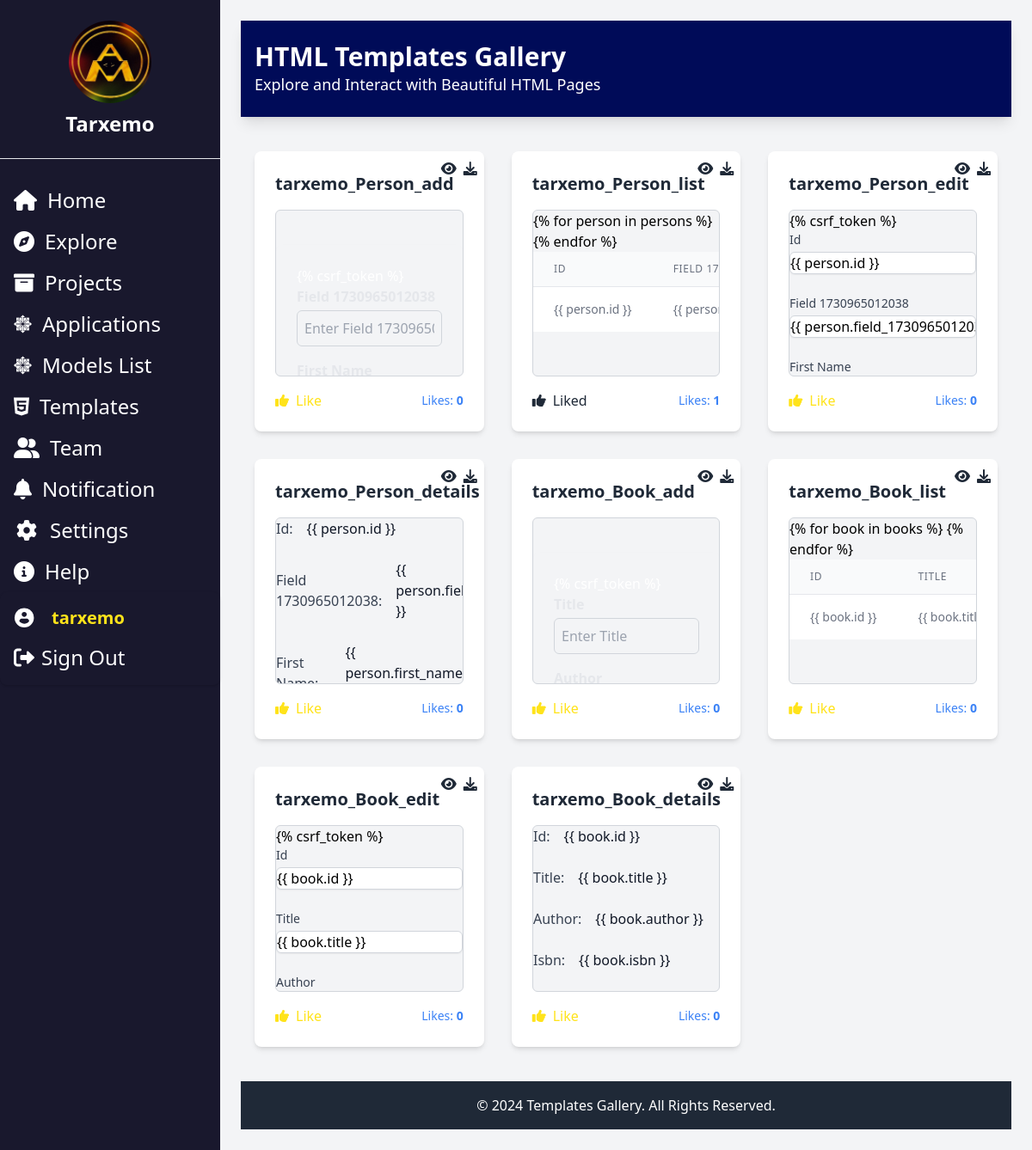
Page /idd/templates/ (signed in) on the committed database.
### authApp/models.py (models this page shows, shortened)
class CustomUser(AbstractBaseUser, PermissionsMixin):
    email = models.EmailField(unique=True)
    first_name = models.CharField(max_length=30, blank=True)
    last_name = models.CharField(max_length=30, blank=True)
    is_active = models.BooleanField(default=True)
    is_staff = models.BooleanField(default=False)
    username = models.CharField(max_length=100, unique=True, null=True, blank=True)
    objects = CustomUserManager()
    USERNAME_FIELD = 'email'
    REQUIRED_FIELDS = []

### idd/models.py (models this page shows, shortened)
class Template(models.Model):
    CATEGORY_CHOICES = [
    ('LOGIN_PAGE', 'Login Page'),
    ('REGISTRATION_PAGE', 'Registration Page'),
    ('FORGOT_PASSWORD_PAGE', 'Forgot Password Page'),
    ('TWO_FACTOR_AUTHENTICATION_PAGE', 'Two-Factor Authentication Page'),
    ('LANDING_PAGE', 'Landing Page'),
    ('HOME_PAGE', 'Home Page'),
    ('SPLASH_PAGE', 'Splash Page'),
    ('NAVIGATION_BAR', 'Navigation Bar'),
    ('SIDEBAR_MENU', 'Sidebar Menu'),
    ('DROPDOWN_MENU', 'Dropdown Menu'),
    ('ABOUT_PAGE', 'About Page'),
    ('BLOG_PAGE', 'Blog Page'),
    ('PORTFOLIO_PAGE', 'Portfolio Page'),
    ('GALLERY_PAGE', 'Gallery Page'),
    ('FAQ_PAGE', 'FAQ Page'),
    ('USER_DASHBOARD', 'User Dashboard'),
    ('ADMIN_DASHBOARD', 'Admin Dashboard'),
    ('ANALYTICS_DASHBOARD', 'Analytics Dashboard'),
    ('PROFILE_PAGE', 'Profile Page'),
    ('USER_SETTINGS_PAGE', 'User Settings Page'),
    ('CONTACT_FORM_PAGE', 'Contact Form Page'),
    ('FEEDBACK_FORM_PAGE', 'Feedback or Review Form Page'),
    ('SUBSCRIPTION_FORM_PAGE', 'Subscription Form Page'),
    ('PRODUCT_LISTING_PAGE', 'Product Listing Page'),
    ('PRODUCT_DETAILS_PAGE', 'Product Details Page'),
    ('SHOPPING_CART_PAGE', 'Shopping Cart Page'),
    ('CHECKOUT_PAGE', 'Checkout Page'),
    ('PAGE_404', '404 Page'),
    ('PAGE_500', '500 Page'),
    ('MAINTENANCE_PAGE', 'Maintenance Page'),
    ('TERMS_CONDITIONS_PAGE', 'Terms and Conditions Page'),
    ('PRIVACY_POLICY_PAGE', 'Privacy Policy Page'),
    ('COMING_SOON_PAGE', 'Coming Soon Page'),
    ('UNDER_CONSTRUCTION_PAGE', 'Under Construction Page'),
    ('SEARCH_RESULTS_PAGE', 'Search Results Page'),
    ('FILE_UPLOAD_PAGE', 'File Upload Page'),
    ('DOWNLOAD_PAGE', 'Download Page'),
    ('EVENT_PAGE', 'Event Page'),
    ('FORUM_PAGE', 'Forum or Discussion Page'),
    ('CHAT_PAGE', 'Message or Chat Page'),
    ('TESTIMONIAL_PAGE', 'Testimonial Page'),
    ('DEFAULT', 'default'),
]
    application = models.ForeignKey(Application, on_delete=models.CASCADE)
    name = models.CharField(max_length=100, unique=True)
    category = models.CharField(max_length=50, choices=CATEGORY_CHOICES, null=True, blank=True)
    owner = models.ForeignKey(CustomUser, on_delete=models.CASCADE, related_name="user", null=True)

### idd/views.py (the view)
# urls.py: path('templates/', templates_gallery, name='templates_gallery'),
def templates_gallery(request):
    user = request.user  # Get the current logged-in user
    templates = Template.objects.annotate(
        like_count=Count('likes'),
        user_liked=Exists(
            Like.objects.filter(template=OuterRef('pk'), user=user)
        )
    )
    parent_id = request.GET.get('parent_id')
    destination_id = request.GET.get('destination_id')
    source_id = request.GET.get('source_id')
    if source_id is not None and destination_id is not None:
        print("**************************************")
        copy_template(source_id, destination_id)
        return redirect("template_detail", destination_id)
    templates_with_html = [
        {
            'id': template.id,
            'name': template.name,
            'like_count': template.like_count,
            'user_liked': template.user_liked,
            'html': generate_template_by_id(template.id),
        }
        for template in templates
    ]
    return render(request, 'templates_gallery.html', {'templates': templates_with_html})

### authApp/autoLogoutMiddleware.py (called while the page is built, shortened)
    def __call__(self, request):
        if request.user.is_authenticated:
            last_activity = request.session.get('last_activity')
            current_time = now()
            request.session['last_activity'] = current_time.isoformat()
        return self.get_response(request)

### idd/templates/templates_gallery.html (shortened to what this page needs)
{% extends 'homepage.html' %}
{% load static %}
{% block content %}
<div class="bg-gray-100 text-gray-800">
  <header class="bg-[#000B58] text-white py-6 shadow-lg">
    <div class="container mx-auto px-4">
      <h1 class="text-3xl font-bold">HTML Templates Gallery</h1>
      <p class="text-lg text-[var(--primary-light)]">
        Explore and Interact with Beautiful HTML Pages
      </p>
    </div>
  </header>
  <div class="container mx-auto px-4 py-10">
    <div class="grid grid-cols-1 sm:grid-cols-2 lg:grid-cols-3 gap-8">
      {% for template in templates %}
      <div class="bg-white rounded-lg shadow-md hover-shadow p-6 relative">
        <h2 class="text-xl font-bold text-[var(--primary-dark)] mb-4">
          {{ template.name }}
        </h2>
        <div class="bg-gray-100 border border-gray-300 rounded-md overflow-hidden mb-4">
          <iframe srcdoc="{{ template.html }}" class="w-full h-48"></iframe>
        </div>
        <div class="flex justify-between items-center">
            {% if template.user_liked %}
            <button
              class="like-button flex items-center gap-2 text-[var(--primary-light)]"
              data-template-id="{{ template.id }}"
              id="btn_id_{{ template.id }}"
              onclick="toggleLike({{ template.id }})"
            >
              <i class="fas fa-thumbs-up"></i>
              <span>Liked</span>
            </button>
            {% else %}
            <button
              class="like-button flex items-center gap-2 text-[#FFE31A]"
              data-template-id="{{ template.id }}"
              id="btn_id_{{ template.id }}"
              onclick="toggleLike({{ template.id }})"
            >
              <i class="fas fa-thumbs-up"></i>
              <span>Like</span>
            </button>
            {% endif %}
            <span class="text-sm text-blue-500">
              Likes: <span class="font-bold" id="id_{{ template.id }}">{{ template.like_count }}</span>
            </span>
        </div>
        <div class="absolute top-2 right-2 flex gap-2">
          <a href="{% url 'one_template_detail' template.id %}" class="text-[var(--primary-dark)] hover:text-[var(--primary-light)]">
            <i class="fas fa-eye"></i>
          </a>
          <a href="{% url 'download_html' template.id %}" class="text-[var(--primary-dark)] hover:text-[var(--primary-light)]">
            <i class="fas fa-download"></i>
          </a>
        </div>
      </div>
      {% endfor %}
    </div>
  </div>
  <footer class="bg-gray-800 text-white py-4">
    <div class="container mx-auto px-4">
      <p class="text-center">&copy; 2024 Templates Gallery. All Rights Reserved.</p>
    </div>
  </footer>
</div>
{% endblock %}

### idd/templates/homepage.html (shortened to what this page needs)
<!DOCTYPE html>
<html lang="en">
  <head>
    {% load static %}
    <script src="https://cdn.tailwindcss.com"></script>
    <link
      href="https://cdnjs.cloudflare.com/ajax/libs/font-awesome/6.0.0-beta3/css/all.min.css"
      rel="stylesheet"
    />
  </head>
  <body class="bg-gray-100 font-sans text-gray-800">
    <div class="flex flex-col h-screen lg:flex-row">
      <aside
        id="sidebar"
        class="hidden lg:block lg:w-64 bg-[#19182D] text-white min-h-screen lg:relative lg:flex-shrink-0"
      >
        <div class="flex flex-col h-full">
          <div class="bg-[#19182D] flex flex-col items-center py-6">
            <img
              src="{% static 'logo.jpeg' %}"
              alt="Logo"
              class="h-24 w-24 rounded-full mb-2"
            />
            <span class="text-2xl font-semibold">Tarxemo</span>
          </div>
          <div class= " w-full border-t bg-gray-800"></div>
          <nav class="mt-6 flex-grow">
            <ul>
              <li>
                <a
                  href="#home"
                  class="flex items-center text-2xl px-4 py-2 hover:text-[#FFE31A] transition"
                >
                  <i class="fas fa-home mr-3"></i> <span>Home</span>
                </a>
              </li>
              <li>
                <a
                  href="{% url 'templates_gallery' %}"
                  class="flex items-center text-2xl px-4 py-2 hover:text-[#FFE31A] transition"
                >
                  <i class="fas fa-compass mr-3"></i> <span>Explore</span>
                </a>
              </li>
              <li>
                <a
                  href="{% url 'my_projects_list'%}"
                  title="myProjects"
                  class="flex text-2xl items-center px-4 py-2 hover:text-[#FFE31A] transition"
                >
                  <i class="fas fa-archive mr-3"></i><span>Projects</span>
                </a>
              </li>
              <li>
                <a
                  href="{% url 'apps_list'%}"
                  title="Apps"
                  class="tooltip flex text-2xl items-center px-4 py-2 hover:text-[#FFE31A] transition"
                >
                  <i class="fa-brands fa-centos mr-3"></i>
                  <span class="tooltip__content">Applications</span>
                </a>
              </li>
              <li>
                <a
                  href="{% url 'list_models'%}"
                  title="Apps"
                  class="tooltip flex text-2xl items-center px-4 py-2 hover:text-[#FFE31A] transition"
                >
                  <i class="fa-brands fa-centos mr-3"></i>
                  <span class="tooltip__content">Models List</span>
                </a>
              </li>
              <li>
                <a
                  href="{% url 'template_list'%}"
                  title="Templates"
                  class="tooltip text-2xl flex items-center px-4 py-2 hover:text-[#FFE31A] transition"
                >
                  <i class="fa-brands fa-html5 mr-3"></i>
                  <span class=" ">Templates</span>
                </a>
              </li>
              <li>
                <a
                  href="#Team"
                  class="flex items-center px-4 py-2 text-2xl hover:text-[#FFE31A] transition"
                >
                <i class="fa-solid fa-user-group mr-3"></i> <span>Team</span>
                </a>
              </li>
              <li>
                <a
                  href="#notification"
                  class="flex items-center px-4 py-2 text-2xl hover:text-[#FFE31A] transition"
                >
                  <i class="fas fa-bell mr-3"></i> <span>Notification</span>
                </a>
              </li>
              <div class="sidebar-links bottom-links">
                <ul>
                  <li>
                    <a
                      href="#settings"
                      title="Settings"
                      class="flex text-2xl items-center px-4 py-2 hover:text-[#FFE31A] transition"
                    >
                    <i class="fa fa-cog fa-fw mr-3" aria-hidden="true"></i>
                      <span class="link hide">Settings</span>
                    </a>
                  </li>
                  <li>
                    <a
                      href="#help"
                      title="Help"
                      class="tooltip text-2xl flex items-center px-4 py-2 hover:text-[#FFE31A] transition"
                    >
                      <i class="fas fa-info-circle mr-3"></i>
                      <span class="tooltip__content">Help</span>
                    </a>
                  </li>
                </ul>
                <div class="flex flex-col items-start space-y-4 p-4 bg-[#19182D] rounded-lg shadow">
                  <div class="flex items-center space-x-1">
                    <span class="inline-block h-6 w-6 bg-[#19182D] rounded-full overflow-hidden mr-4">
                    </span>
                    <div class="text-xl font-semibold text-[#FFE31A]">{{user.username}}</div>
                  </div>
                  <a href="{% url 'logout' %}" title="Sign Out" class="tooltip text-2xl flex items-center space-x-2 text-white hover:text-[#FFE31A]">
                    <i class="fas fa-right-from-bracket "></i>
                    <span class="   ">Sign Out</span>
                  </a>
                </div>
              </div>
            </ul>
          </nav>
        </div>
      </aside>
      <main class="flex-1 p-6 overflow-y-auto">
        {% block content %} {% endblock %}
      </main>
    </div>
  </body>
</html>

### rows in the picture
CustomUser: username "tarxemo"
Template: name "tarxemo_Person_add"
Template: name "tarxemo_Person_list"
Template: name "tarxemo_Person_edit"
Template: name "tarxemo_Person_details"
Template: name "tarxemo_Book_add"
Template: name "tarxemo_Book_list"
Template: name "tarxemo_Book_edit"
Template: name "tarxemo_Book_details"

### other values in the picture
{{ template.like_count }} "0" "1" "0" "0" "0" "0" "0" "0"
